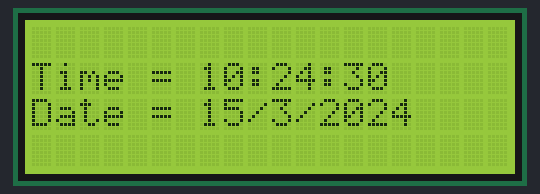
A sketch run on a simulated Arduino Uno, built with avr-gcc and run on an emulated ATmega328P. Shown: 20×4 character LCD. The local clock reads 2024-03-15 10:24:30 at power-on unless the sketch sets it; what the sketch prints to the serial monitor is not drawn.

Above: at 0.1 s.
At 4.3 s:
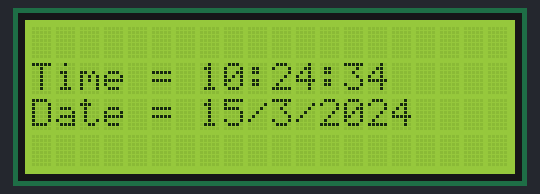
At 11.5 s:
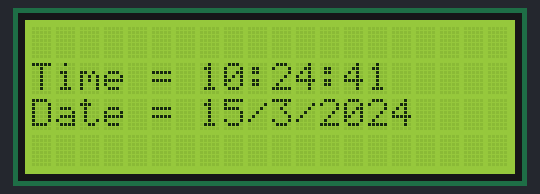
At 18.8 s:
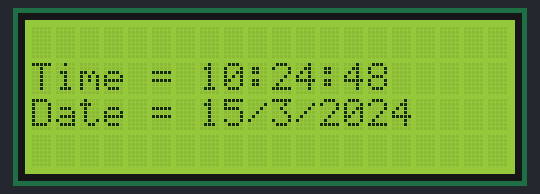
At 29.1 s:
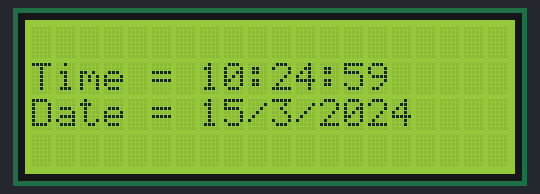
At 38.4 s:
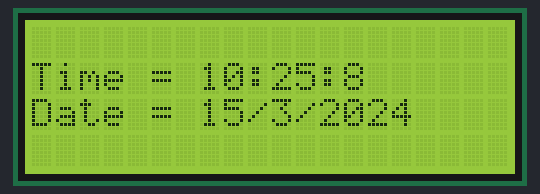

Measured:
- what the display in image 1 shows lasts 1.0 s, from 4.2 s to 5.2 s

The sketch:

testI2CRTCLCD.ino
```cpp
#include <Wire.h>
#include "RTClib.h"
#include <LiquidCrystal_I2C.h>


RTC_DS1307 rtc;    // Create a RealTimeClock object

LiquidCrystal_I2C lcd(0x3F, 20, 4);

void setup() {
  Serial.begin(9600);
  Serial.println("YourDuino.com DS1307 Real Time Clock - Set / Run Utility");
  Wire.begin();
  rtc.begin();
  lcd.begin();

}

void loop(){
  DateTime now = rtc.now();  // Read data from the RTC Chip

//  Serial.print(now.year(), DEC); //
//  Serial.print('/');
//  Serial.print(now.month(), DEC);
//  Serial.print('/');
//  Serial.print(now.day(), DEC);
//  Serial.print(' ');
//  Serial.print(now.hour(), DEC);
//  Serial.print(':');
//  Serial.print(now.minute(), DEC);
//  Serial.print(':');
//  Serial.print(now.second(), DEC);
//  Serial.println();

  String timeread = "Time = "+String(now.hour())+":"+String(now.minute())+":"+String(now.second());
  String dateread = "Date = "+String(now.day())+"/"+String(now.month())+"/"+String(now.year());
  lcd.setCursor(0,1);
  lcd.print(timeread);
  lcd.setCursor(0,2);
  lcd.print(dateread);


  delay(1000);
  lcd.clear();
}
```
